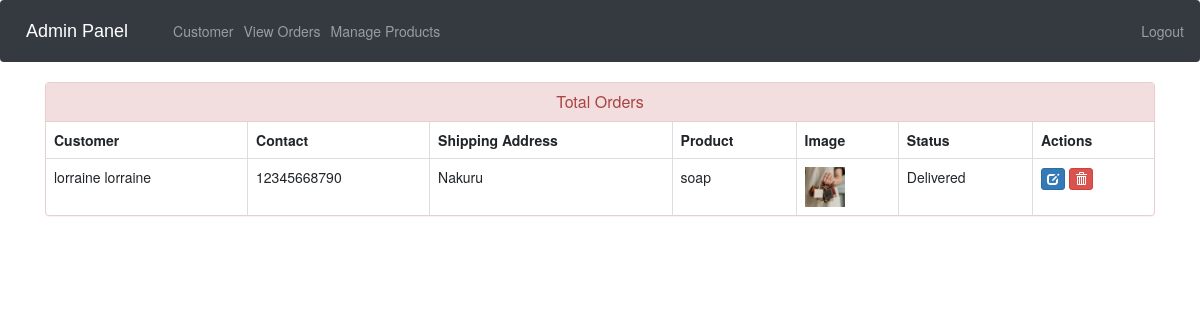
The page /admin-view-booking (signed in) on the database its author committed.
### ecom/models.py (models this page shows, shortened)
class Customer(models.Model):
    user=models.OneToOneField(User,on_delete=models.CASCADE)
    profile_pic= models.ImageField(upload_to='profile_pic/CustomerProfilePic/',null=True,blank=True)
    address = models.CharField(max_length=40)
    mobile = models.CharField(max_length=20,null=False)
    @property
    def get_name(self):
        return self.user.first_name+" "+self.user.last_name

class Orders(models.Model):
    STATUS =(
        ('Pending','Pending'),
        ('Order Confirmed','Order Confirmed'),
        ('Out for Delivery','Out for Delivery'),
        ('Delivered','Delivered'),
    )
    customer=models.ForeignKey('Customer', on_delete=models.CASCADE,null=True)
    product=models.ForeignKey('Product',on_delete=models.CASCADE,null=True)
    email = models.CharField(max_length=50,null=True)
    address = models.CharField(max_length=500,null=True)
    mobile = models.CharField(max_length=20,null=True)
    order_date= models.DateField(auto_now_add=True,null=True)
    status=models.CharField(max_length=50,null=True,choices=STATUS)

class Product(models.Model):
    name=models.CharField(max_length=40)
    product_image= models.ImageField(upload_to='product_image/',null=True,blank=True)
    price = models.PositiveIntegerField()
    description=models.CharField(max_length=40)

### ecom/views.py (the view)
# urls.py: path('admin-view-booking', views.admin_view_booking_view,name='admin-view-booking'),
@login_required(login_url='adminlogin')
def admin_view_booking_view(request):
    orders=models.Orders.objects.all()
    ordered_products=[]
    ordered_bys=[]
    for order in orders:
        ordered_product=models.Product.objects.all().filter(id=order.product.id)
        ordered_by=models.Customer.objects.all().filter(id = order.customer.id)
        ordered_products.append(ordered_product)
        ordered_bys.append(ordered_by)
    return render(request,'ecom/admin_view_booking.html',{'data':zip(ordered_products,ordered_bys,orders)})

### templates/ecom/admin_view_booking.html (shortened to what this page needs)
{% extends 'ecom/admin_base.html' %}
{% load static %}
{% block content %}
<head>
  <link href="//netdna.bootstrapcdn.com/bootstrap/3.0.0/css/bootstrap.min.css" rel="stylesheet" id="bootstrap-css">
</head>
<div class="container">
  <div class="panel panel-danger">
    <div class="panel-heading">
      <h6 class="panel-title">Total Orders</h6>
    </div>
    <table class="table table-hover table-bordered" id="dev-table">
      <thead>
        <tr>
          <th>Customer</th>
          <th>Contact</th>
          <th>Shipping Address</th>
          <th>Product</th>
          <th>Image</th>
          <th>Status</th>
          <th>Actions</th>
        </tr>
      </thead>
      {% for product,customer,order in data %}
      <tr>
        {% for c in customer %}
        <td> {{c.get_name}}</td>
        <td>{{c.mobile}}</td>
        <td>{{order.address}}</td>
        {% endfor %}
        {% for p in product %}
        <td> {{p.name}}</td>
        <td> <img src="{% static p.product_image.url %}" alt="Profile Pic" height="40px" width="40px" /></td>
        <td>{{order.status}}</td>
        <td><a class="btn btn-primary btn-xs" href="{% url 'update-order' order.id  %}"><span class="glyphicon glyphicon-edit"></span></a>
        <a class="btn btn-danger btn-xs" href="{% url 'delete-order' order.id  %}"><span class="glyphicon glyphicon-trash"></span></a></td>
        {% endfor %}
      </tr>
      {% endfor %}
    </table>
  </div>
</div>
{% endblock content %}

### templates/ecom/admin_view_booking.html (style rules this page uses)
a:link { text-decoration: none; }
h6 { text-align: center; }

### rows shown on the page
Orders: address "Nakuru", status "Delivered"
Customer: get_name "lorraine lorraine", mobile "12345668790"
Product: name "soap", product_image (picture)
